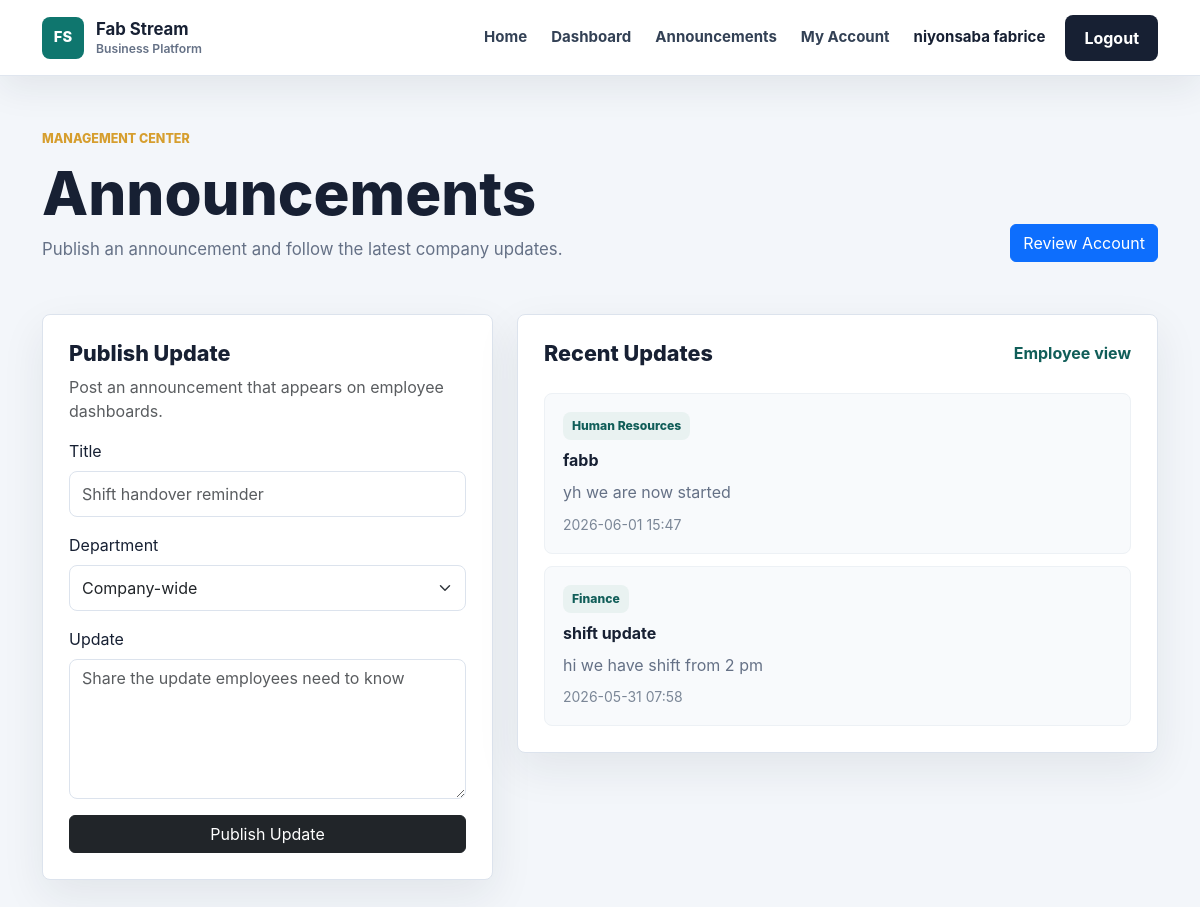
Before: /manager-dashboard (signed in) with the older database file.
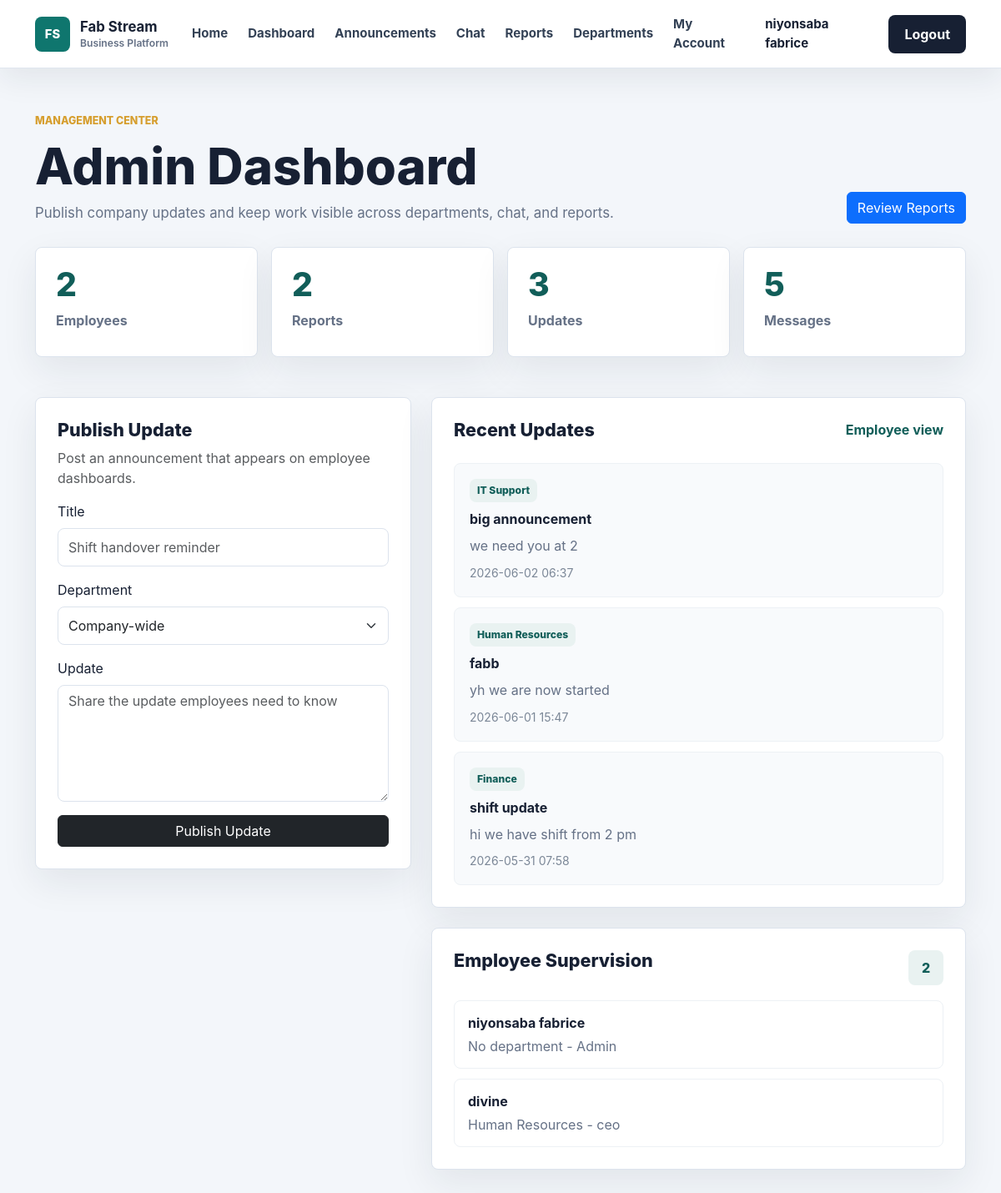
After: the same page with the newer database file.
### app/models.py (models this page shows, shortened)
class User(db.Model, UserMixin):
    id = db.Column(db.Integer, primary_key=True)
    username = db.Column(db.String(100), unique=True, nullable=False)
    email = db.Column(db.String(120), unique=True, nullable=False)
    password = db.Column(db.String(200), nullable=False)
    role = db.Column(db.String(20), default='employee')
    full_name = db.Column(db.String(120), nullable=True)
    employee_number = db.Column(db.String(40), unique=True, nullable=True)
    phone = db.Column(db.String(40), nullable=True)
    department = db.Column(db.String(80), nullable=True)
    position = db.Column(db.String(100), nullable=True)
    hire_date = db.Column(db.String(20), nullable=True)

class CompanyUpdate(db.Model):
    id = db.Column(db.Integer, primary_key=True)
    title = db.Column(db.String(150), nullable=False)
    body = db.Column(db.Text, nullable=False)
    department = db.Column(db.String(80), default='Company-wide')
    created_at = db.Column(db.DateTime, default=datetime.utcnow)
    author_id = db.Column(db.Integer, db.ForeignKey('user.id'), nullable=False)
    author = db.relationship('User', backref='company_updates')

### app/routes.py (the view)
@routes.route('/manager-dashboard')
@login_required
def manager_dashboard():
    employees = User.query.order_by(User.username.asc()).all() if is_admin() else []
    stats = {
        'employees': User.query.count(),
        'reports': ReportDocument.query.count(),
        'updates': CompanyUpdate.query.count(),
        'messages': ChatMessage.query.count()
    }
    updates = CompanyUpdate.query.order_by(CompanyUpdate.created_at.desc()).limit(8).all()
    return render_template('manager_dashboard.html', stats=stats, updates=updates, departments=DEPARTMENTS, employees=employees, is_admin=is_admin())

### app/__init__.py (called while the page is built)
def create_app():
    app = Flask(__name__)
    app.config.from_object(Config)
    app.config['UPLOAD_FOLDER'] = os.path.join(app.instance_path, app.config['UPLOAD_FOLDER'])
    os.makedirs(app.config['UPLOAD_FOLDER'], exist_ok=True)
    db.init_app(app)
    bcrypt.init_app(app)
    login_manager.init_app(app)
    socketio.init_app(app)
    from app.models import User
    @login_manager.user_loader
    def load_user(user_id):
        return User.query.get(int(user_id))
    from app.routes import routes
    app.register_blueprint(routes)
    with app.app_context():
        db.create_all()
        ensure_user_profile_columns()
        ensure_employee_task_attachment_columns()
        ensure_direct_message_attachment_columns()
    return app

### app/routes.py (called while the page is built)
def is_admin(user=None):
    user = user or current_user
    return user.is_authenticated and user.role in ADMIN_ROLES

### app/templates/manager_dashboard.html (shortened to what this page needs)
{% extends 'base.html' %}
{% block content %}
<section class="app-page">
    <div class="container">
        <div class="app-header">
            <div>
                <p class="section-kicker">Management center</p>
                <h1>{% if is_admin %}Admin Dashboard{% else %}Announcements{% endif %}</h1>
                <p>{% if is_admin %}Publish company updates and keep work visible across departments, chat, and reports.{% else %}Publish an announcement and follow the latest company updates.{% endif %}</p>
            </div>
            {% if is_admin %}
                <a href="{{ url_for('routes.reports') }}" class="btn btn-primary">Review Reports</a>
            {% else %}
                <a href="{{ url_for('routes.employee_detail', employee_id=current_user.id) }}" class="btn btn-primary">Review Account</a>
            {% endif %}
        </div>
        {% if is_admin %}
            <div class="stat-grid">
                <div class="stat-card"><span>{{ stats.employees }}</span><strong>Employees</strong></div>
                <div class="stat-card"><span>{{ stats.reports }}</span><strong>Reports</strong></div>
                <div class="stat-card"><span>{{ stats.updates }}</span><strong>Updates</strong></div>
                <div class="stat-card"><span>{{ stats.messages }}</span><strong>Messages</strong></div>
            </div>
        {% endif %}
        <div class="row g-4 mt-1">
            <div class="col-lg-5">
                <div class="work-panel">
                    <h2>Publish Update</h2>
                    <p class="text-muted">Post an announcement that appears on employee dashboards.</p>
                    <form method="POST" action="{{ url_for('routes.create_update') }}">
                        <div class="mb-3">
                            <label class="form-label" for="title">Title</label>
                            <input class="form-control" id="title" name="title" placeholder="Shift handover reminder" required>
                        </div>
                        <div class="mb-3">
                            <label class="form-label" for="department">Department</label>
                            <select class="form-select" id="department" name="department">
                                <option>Company-wide</option>
                            </select>
                        </div>
                        <div class="mb-3">
                            <label class="form-label" for="body">Update</label>
                            <textarea class="form-control" id="body" name="body" rows="5" placeholder="Share the update employees need to know" required></textarea>
                        </div>
                        <button class="btn btn-dark w-100" type="submit">Publish Update</button>
                    </form>
                </div>
            </div>
            <div class="col-lg-7">
                <div class="work-panel">
                    <div class="panel-title">
                        <h2>Recent Updates</h2>
                        <a href="{{ url_for('routes.dashboard') }}">Employee view</a>
                    </div>
                    <div class="activity-list">
                        {% for update in updates %}
                            <article class="activity-item">
                                <span>{{ update.department }}</span>
                                <strong>{{ update.title }}</strong>
                                <p>{{ update.body }}</p>
                                <small>{{ update.created_at.strftime('%Y-%m-%d %H:%M') }}</small>
                            </article>
                        {% else %}
                            <div class="empty-state">
                                <strong>No updates published.</strong>
                                <span>Create the first update from the form.</span>
                            </div>
                        {% endfor %}
                    </div>
                </div>
                {% if is_admin %}
                    <div class="work-panel mt-4">
                        <div class="panel-title">
                            <h2>Employee Supervision</h2>
                            <span class="report-count">{{ employees|length }}</span>
                        </div>
                        <div class="compact-list">
                            {% for employee in employees %}
                                <a href="{{ url_for('routes.employee_detail', employee_id=employee.id) }}">
                                    <strong>{{ employee.full_name or employee.username }}</strong>
                                    <span>{{ employee.department or 'No department' }} - {{ employee.position or employee.role|title }}</span>
                                </a>
                            {% else %}
                                <div class="empty-state">
                                    <strong>No employees yet.</strong>
                                    <span>Add employees from the departments page.</span>
                                </div>
                            {% endfor %}
                        </div>
                    </div>
                {% endif %}
            </div>
        </div>
    </div>
</section>
{% endblock %}

### app/templates/base.html (shortened to what this page needs)
<!DOCTYPE html>
<html lang="en">
<head>
    <link href="https://cdn.jsdelivr.net/npm/bootstrap@5.3.0/dist/css/bootstrap.min.css" rel="stylesheet">
    <link rel="stylesheet" href="{{ url_for('static', filename='css/style.css') }}">
</head>
<body>
<nav class="navbar navbar-expand-lg site-navbar sticky-top">
    <div class="container">
        <a class="navbar-brand brand-mark" href="{{ url_for('routes.home') }}">
            <span class="brand-icon">FS</span>
            <span>
                <strong>Fab Stream</strong>
                <small>Business Platform</small>
            </span>
        </a>
        <div class="collapse navbar-collapse" id="navbarNav">
            <ul class="navbar-nav ms-auto align-items-lg-center">
                <li class="nav-item">
                    <a class="nav-link" href="{{ url_for('routes.home') }}">Home</a>
                </li>
                <li class="nav-item">
                    <a class="nav-link" href="{{ url_for('routes.dashboard') }}">Dashboard</a>
                </li>
                <li class="nav-item">
                    <a class="nav-link" href="{{ url_for('routes.manager_dashboard') }}">Announcements</a>
                </li>
                {% if current_user.is_authenticated %}
                    {% if current_user.role in ['admin', 'manager'] %}
                        <li class="nav-item">
                            <a class="nav-link" href="{{ url_for('routes.chat') }}">Chat</a>
                        </li>
                        <li class="nav-item">
                            <a class="nav-link" href="{{ url_for('routes.reports') }}">Reports</a>
                        </li>
                        <li class="nav-item">
                            <a class="nav-link" href="{{ url_for('routes.departments') }}">Departments</a>
                        </li>
                    {% endif %}
                    <li class="nav-item">
                        <a class="nav-link" href="{{ url_for('routes.employee_detail', employee_id=current_user.id) }}">My Account</a>
                    </li>
                    <li class="nav-item">
                        <span class="nav-link nav-user">{{ current_user.username }}</span>
                    </li>
                    <li class="nav-item">
                        <a class="btn nav-cta ms-lg-2" href="{{ url_for('routes.logout') }}">
                            Logout
                        </a>
                    </li>
                {% endif %}
            </ul>
        </div>
    </div>
</nav>
<main>
    {% block content %}{% endblock %}
</main>
</body>
</html>

### app/static/css/style.css (style rules this page uses)
:root { --ink: #172033; --muted: #657186; --line: #dce3ed; --surface: #ffffff; --soft: #f3f6fa; --brand: #0f766e; --brand-dark: #115e59; --accent: #d69e2e; }
* { box-sizing: border-box; }
body { margin: 0; background: var(--soft); color: var(--ink); font-family: Inter, "Segoe UI", Arial, sans-serif; }
a { text-decoration: none; }
.site-navbar { min-height: 76px; border-bottom: 1px solid rgba(220, 227, 237, 0.88); background: rgba(255, 255, 255, 0.96); box-shadow: 0 12px 36px rgba(23, 32, 51, 0.08); backdrop-filter: blur(18px); }
.brand-mark { display: inline-flex; align-items: center; gap: 12px; color: var(--ink); }
.brand-icon { display: inline-grid; width: 42px; height: 42px; place-items: center; border-radius: 8px; background: var(--brand); color: #ffffff; font-size: 0.92rem; font-weight: 800; }
.brand-mark strong, .brand-mark small { display: block; line-height: 1.1; }
.brand-mark strong { font-size: 1.05rem; letter-spacing: 0; }
.brand-mark small { margin-top: 3px; color: var(--muted); font-size: 0.76rem; font-weight: 600; }
.site-navbar .nav-link { margin: 0 4px; border-radius: 8px; color: #334155; font-size: 0.94rem; font-weight: 650; padding: 10px 12px; transition: background 180ms ease, color 180ms ease; }
.nav-user { color: var(--ink) !important; cursor: default; }
.nav-cta { border-radius: 8px; background: var(--ink); color: #ffffff; font-weight: 750; padding: 10px 18px; }
.hero-kicker, .section-kicker { margin-bottom: 14px; color: var(--accent); font-size: 0.78rem; font-weight: 800; letter-spacing: 0; text-transform: uppercase; }
.report-count { display: inline-grid; min-width: 42px; height: 42px; place-items: center; border-radius: 8px; background: #e9f2f1; color: var(--brand-dark); font-weight: 850; }
.app-page { padding: 54px 0 88px; }
.app-header { display: flex; align-items: end; justify-content: space-between; gap: 24px; margin-bottom: 28px; }
.app-header h1 { margin: 0; color: var(--ink); font-size: clamp(2rem, 5vw, 3.8rem); font-weight: 850; line-height: 1; }
.app-header p:not(.section-kicker) { max-width: 720px; margin: 14px 0 0; color: var(--muted); font-size: 1.05rem; }
.stat-grid { display: grid; grid-template-columns: repeat(4, minmax(0, 1fr)); gap: 16px; margin-bottom: 24px; }
.stat-card, .work-panel, .department-card, .chat-panel { border: 1px solid var(--line); border-radius: 8px; background: #ffffff; box-shadow: 0 16px 44px rgba(23, 32, 51, 0.08); }
.stat-card { min-height: 132px; padding: 24px; }
.stat-card span, .stat-card strong { display: block; }
.stat-card span { color: var(--brand-dark); font-size: 2.45rem; font-weight: 850; line-height: 1; }
.stat-card strong { margin-top: 12px; color: var(--muted); }
.work-panel, .chat-panel { padding: 26px; }
.work-panel h2, .chat-panel h2 { margin: 0 0 8px; color: var(--ink); font-size: 1.35rem; font-weight: 820; }
.work-panel .form-control, .work-panel .form-select, .chat-form .form-control { min-height: 46px; border-color: var(--line); border-radius: 8px; }
.work-panel textarea.form-control { min-height: 140px; }
.panel-title, .chat-heading { display: flex; align-items: start; justify-content: space-between; gap: 18px; margin-bottom: 18px; }
.panel-title a { color: var(--brand-dark); font-weight: 750; }
.activity-list, .compact-list { display: grid; gap: 12px; }
.activity-item { border: 1px solid #edf1f5; border-radius: 8px; background: #f8fafc; padding: 18px; }
.activity-item span { display: inline-block; margin-bottom: 8px; border-radius: 8px; background: #e9f2f1; color: var(--brand-dark); font-size: 0.76rem; font-weight: 800; padding: 5px 9px; }
.activity-item strong, .activity-item small { display: block; }
.activity-item p { margin: 8px 0; color: var(--muted); line-height: 1.6; }
.activity-item small { color: #7b8797; }
.compact-list a { display: block; border: 1px solid #edf1f5; border-radius: 8px; color: var(--ink); padding: 14px 16px; transition: border-color 180ms ease, background 180ms ease; }
.compact-list strong, .compact-list span { display: block; }
.compact-list span { margin-top: 4px; color: var(--muted); white-space: nowrap; overflow: hidden; text-overflow: ellipsis; }

Changed rows visible on the page:
now on one of the page's lists (row edited): User: full_name+username "niyonsaba fabrice", department "No department", position+role "Admin"
changed User "niyonsaba fabrice": role "employee" → "admin" (drawn)
added CompanyUpdate: department "IT Support", title "big announcement", body "we need you at 2", created_at "2026-06-02 06:37"
now on this page (row unchanged): User: full_name "divine", department "Human Resources", position "ceo"
Other visible differences:
{{ stats.employees }}: (not shown) → "2"
{{ stats.reports }}: (not shown) → "2"
{{ stats.updates }}: (not shown) → "3"
{{ stats.messages }}: (not shown) → "5"
{{ employees|length }}: (not shown) → "2"
text no longer shown: "Announcements Publish an announcement and follow the latest company updates. Review Account"
text now shown: "Chat Reports Departments Admin Dashboard Publish company updates and keep work visible across departments, chat, and reports. Review Reports Employees Reports Updates Messages Employee Supervision"
